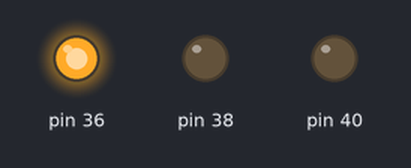
Recording of a program running on a simulated Raspberry Pi (header pin numbers). Shown: output pins drawn as LEDs (lit = HIGH).

Above: at 0.5 s.
At 1.5 s:
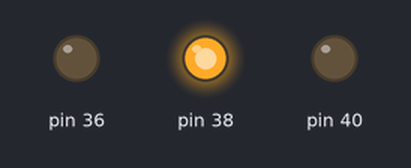
At 5.5 s:
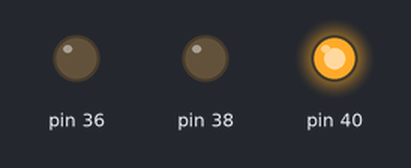
Timing chart, 0 to 6.9 s (numbered marks = the images above):
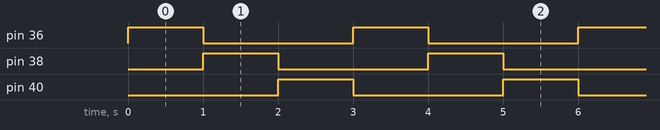

The program:

02.py
```python
# Not Tested!
# Traffic Lights Control System Code
# Todo: add GPIO.cleanup()

import time

import RPi.GPIO as GPIO  # type: ignore[import-not-found]

GPIO.setmode(GPIO.BOARD)
GPIO.setup(36, GPIO.OUT)
GPIO.setup(38, GPIO.OUT)
GPIO.setup(40, GPIO.OUT)
while True:
    GPIO.output(36, GPIO.HIGH)
    GPIO.output(38, GPIO.LOW)
    GPIO.output(40, GPIO.LOW)
    time.sleep(1)
    GPIO.output(36, GPIO.LOW)
    GPIO.output(38, GPIO.HIGH)
    GPIO.output(40, GPIO.LOW)
    time.sleep(1)
    GPIO.output(36, GPIO.LOW)
    GPIO.output(38, GPIO.LOW)
    GPIO.output(40, GPIO.HIGH)
    time.sleep(1)
```

Measured:
- by itself, pin 36, pin 38, pin 40: alternates HIGH for 1.0 s and LOW for 2.0 s
- by itself, everything shown: repeats every 3.0 s, in 3 steps
